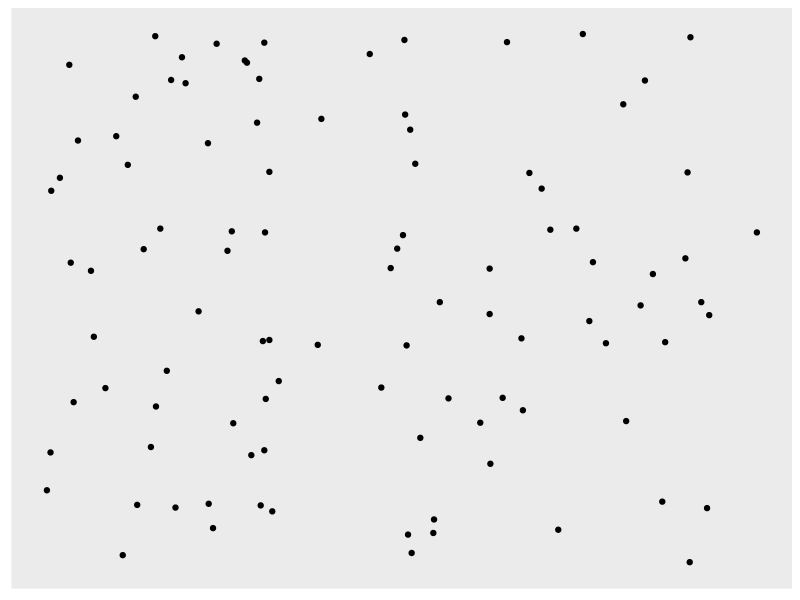

R code for this plot:
## ---- chunk 1
# A function for captioning and referencing images
fig <- local({
    i <- 0
    ref <- list()
    list(
        cap=function(refName, text) {
            i <<- i + 1
            ref[[refName]] <<- i
            paste("Figure ", i, ": ", text, sep="")
        },
        ref=function(refName) {
            ref[[refName]]
        })
})
## ---- chunk 2
library(ggplot2)

customer_locations <- read.csv("consumer_locations.csv")

ggplot(customer_locations, aes(x=x,y=y)) +
  geom_point() + 
  theme(axis.title = element_blank(),
        axis.ticks = element_blank(),
        axis.text  = element_blank(),
        panel.grid = element_blank())

distance <- function(p1,p2){
  log((p1[,"x"]-p2[,"x"])^2+1) + log((p1[,"y"]-p2[,"y"])^2+1)
}

